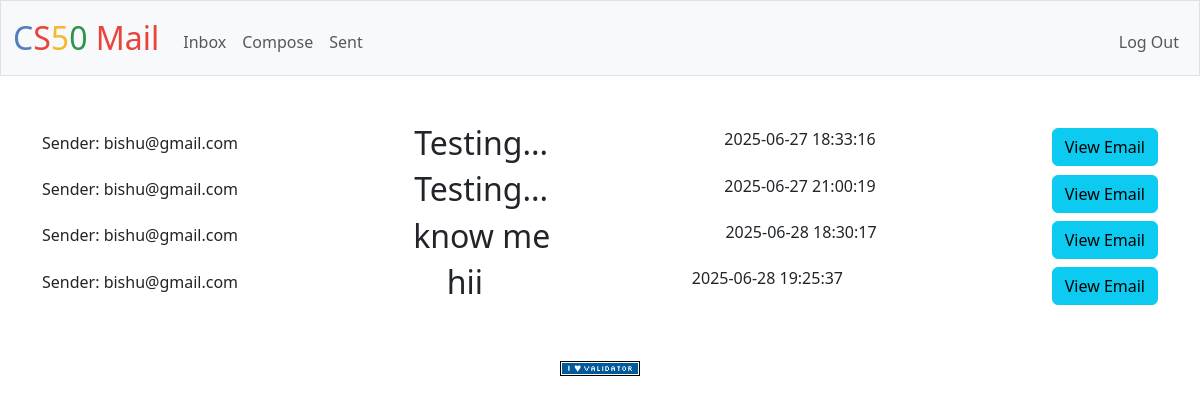
/sent (signed in), run on the app's committed database.
### tables this page shows
CREATE TABLE 'emails' ('id' INTEGER PRIMARY KEY AUTOINCREMENT NOT NULL, 'sender' TEXT, 'recipient' TEXT, 'subject' TEXT, 'body' TEXT, 'timestamp' INTEGER DEFAULT CURRENT_TIMESTAMP);

### app.py (the view)
@app.route("/sent")
@login_required
def sent():
    userId = session["user_id"]
    usernameDB = db.execute("SELECT username FROM users WHERE id = ?", userId)
    username = usernameDB[0]["username"]
    emails = db.execute("SELECT * FROM emails WHERE sender = ?", username)
    return render_template("index.html", emails=emails)

### app.py (called while the page is built)
@app.after_request
def after_request(response):
    response.headers["Cache-Control"] = "no-cache, no-store, must-revalidate"
    response.headers["Expires"] = 0
    response.headers["Pragma"] = "no-cache"
    return response

### helpers.py (called while the page is built)
def login_required(f):
    @wraps(f)
    def decorated_function(*args, **kwargs):
        if session.get("user_id") is None:
            return redirect("/login")
        return f(*args, **kwargs)
    return decorated_function

### templates/index.html (shortened to what this page needs)
{% extends "layout.html" %}
{% block main %}
    <div>
        {% for email in emails %}
            <div class="list-group-item">
                <h6>Sender: {{ email.sender }}</h6>
                <h2>{{ email.subject }}</h2>
                <p>{{ email.timestamp }}</p>
                <form action="email" method="post">
                    <input type="submit" class="btn btn-info" value="View Email">
                </form>
            </div>
        {% endfor %}
    </div>
{% endblock %}

### templates/layout.html (shortened to what this page needs)
<!DOCTYPE html>
<html lang="en">
    <head>
        <link href="https://cdn.jsdelivr.net/npm/bootstrap@5.3.3/dist/css/bootstrap.min.css" rel="stylesheet">
        <link href="/static/styles.css" rel="stylesheet">
    </head>
    <body>
        <nav class="bg-light border navbar navbar-expand-md navbar-light">
            <div class="container-fluid">
                <a class="navbar-brand" href="/"><span class="blue">C</span><span class="red">S</span><span class="yellow">5</span><span class="green">0</span> <span class="red">Mail</span></a>
                <div class="collapse navbar-collapse" id="navbar">
                    {% if session["user_id"] %}
                        <ul class="navbar-nav me-auto mt-2">
                            <li class="nav-item"><a class="nav-link" href="/">Inbox</a></li>
                            <li class="nav-item"><a class="nav-link" href="/compose">Compose</a></li>
                            <li class="nav-item"><a class="nav-link" href="/sent">Sent</a></li>
                        </ul>
                        <ul class="navbar-nav ms-auto mt-2">
                            <li class="nav-item"><a class="nav-link" href="/logout">Log Out</a></li>
                        </ul>
                    {% else %}
                        <ul class="navbar-nav ms-auto mt-2">
                            <li class="nav-item"><a class="nav-link" href="/register">Register</a></li>
                            <li class="nav-item"><a class="nav-link" href="/login">Log In</a></li>
                        </ul>
                    {% endif %}
                </div>
            </div>
        </nav>
        <main class="container py-5 text-center">
            {% block main %}{% endblock %}
        </main>
        <footer class="mb-5">
            <form action="https://validator.w3.org/check" class="text-center" enctype="multipart/form-data" method="post" target="_blank">
                <input alt="Validate" src="/static/I_heart_validator.png" type="image">
            </form>
        </footer>
    </body>
</html>

### static/styles.css (style rules this page uses)
nav .navbar-brand { font-size: xx-large; }
nav .navbar-brand .blue { color: #537fbe; }
nav .navbar-brand .red { color: #ea433b; }
nav .navbar-brand .yellow { color: #f5b82e; }
nav .navbar-brand .green { color: #2e944b; }
.list-group-item { display: flex; flex-direction: row; justify-content: space-between; align-items: center; }

### data on the page
emails: sender "bishu@gmail.com", subject "Testing...", timestamp "2025-06-27 18:33:16"
emails: sender "bishu@gmail.com", subject "Testing...", timestamp "2025-06-27 21:00:19"
emails: sender "bishu@gmail.com", subject "know me", timestamp "2025-06-28 18:30:17"
emails: sender "bishu@gmail.com", subject "hii", timestamp "2025-06-28 19:25:37"
